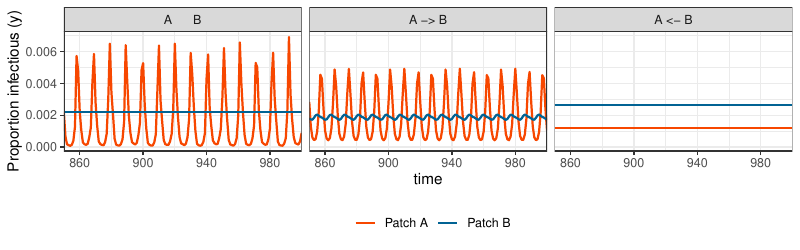

Write R code to recreate this figure.
library(magrittr)
library(tidyverse)
library(tidygraph)
library(JuliaCall)
library(ggraph)

julia_setup()
julia_source("../../code/multipop_MANTIS.jl")

## plotting parameters
my_cols <- c("#f74700", "#016394", "#b6003b", "#005342")

## structural parameters
set.seed(0)
struct <- c(2,2,2)
strains <- expand.grid(lapply(struct, seq, from=1, by=1) %>%
                         setNames(str_c("locus", 1:length(.))))
n_patches <- 2
initial_conditions <- runif(prod(struct) * n_patches) %>%
  matrix(n_patches, prod(struct)) %>%
  apply(1, . %>% {. / (5 * sum(.))}) %>%
  matrix(n_patches, prod(struct), byrow=TRUE)

## dynamical parameters
gamma <- 0.66           # partial cross-protective immunity (cpi)
sigma <- 16             # recovery rate
mu <- 0.125             # death rate
beta <- c(48, 80)       # transmission rate
movement_rate <- 0.025

## integration parameters
maxtime <- 1000
tsteps <- round(0.85 * maxtime):maxtime

## run the simulation
timeseries <- bind_rows(
  julia_call("runMANTIS", strainstructure=struct, tstep=tsteps, tmax=maxtime,
             beta=beta, gamma=gamma, sigma=sigma, mu=mu,
             chi=diag(0, 2), initvals=initial_conditions)$timeseries %>%
    set_colnames(c(expand.grid(str_c("Patch_", 1:n_patches),
                               str_c("Strain_", apply(strains, 1, str_c, collapse="")),
                               c("y", "z", "w")) %>% apply(1, str_c, collapse="."),
                   "time")) %>%
    gather("details", "prevalence", -time) %>%
    separate(details, c("patch", "strain", "equation"), "\\.") %>%
    mutate(variable = factor(equation, levels=c("z", "w", "y"),
                             labels=c("specific immunity (z)",
                                      "cross-reactive immunity (w)",
                                      "currently infectious (y)")),
           network = "A      B"),
  julia_call("runMANTIS", strainstructure=struct, tstep=tsteps, tmax=maxtime,
             beta=beta, gamma=gamma, sigma=sigma, mu=mu,
             chi=matrix(c(-movement_rate, 0, movement_rate, 0), 2, 2),
             initvals=initial_conditions)$timeseries %>%
    set_colnames(c(expand.grid(str_c("Patch_", 1:n_patches),
                               str_c("Strain_", apply(strains, 1, str_c, collapse="")),
                               c("y", "z", "w")) %>% apply(1, str_c, collapse="."),
                   "time")) %>%
    gather("details", "prevalence", -time) %>%
    separate(details, c("patch", "strain", "equation"), "\\.") %>%
    mutate(variable = factor(equation, levels=c("z", "w", "y"),
                             labels=c("specific immunity (z)",
                                      "cross-reactive immunity (w)",
                                      "currently infectious (y)")),
           network = "A -> B"),
  julia_call("runMANTIS", strainstructure=struct, tstep=tsteps, tmax=maxtime,
             beta=beta, gamma=gamma, sigma=sigma, mu=mu,
             chi=matrix(c(0, movement_rate, 0, -movement_rate), 2, 2),
             initvals=initial_conditions)$timeseries %>%
    set_colnames(c(expand.grid(str_c("Patch_", 1:n_patches),
                               str_c("Strain_", apply(strains, 1, str_c, collapse="")),
                               c("y", "z", "w")) %>% apply(1, str_c, collapse="."),
                   "time")) %>%
    gather("details", "prevalence", -time) %>%
    separate(details, c("patch", "strain", "equation"), "\\.") %>%
    mutate(variable = factor(equation, levels=c("z", "w", "y"),
                             labels=c("specific immunity (z)",
                                      "cross-reactive immunity (w)",
                                      "currently infectious (y)")),
           network = "A <- B")
) %>%
  mutate(network = factor(network, levels=c("A      B", "A -> B", "A <- B")),
         variable = factor(variable, levels=c("currently infectious (y)",
                                              "specific immunity (z)",
                                              "cross-reactive immunity (w)")),
         patch = factor(patch, levels=c("Patch_1", "Patch_2"),
                             labels=c("Patch A", "Patch B"))) %>%
  as_tibble()

ggplot(timeseries %>% filter(strain == "Strain_111", equation=="y")) +
  aes(colour=patch, y=prevalence, x=time) +
  geom_line(size=0.75) +
  facet_wrap(~network) +
  scale_x_continuous(expand=c(0,0), breaks=c(860, 900, 940, 980)) +
  scale_colour_manual(values=my_cols) +
  ylab("Proportion infectious (y)") +
  theme_bw() +
  theme(legend.position="bottom",
        legend.background=element_blank(),
        legend.title=element_blank())
ggsave("two-pop-comparison.pdf", width=8, height=2.5)
